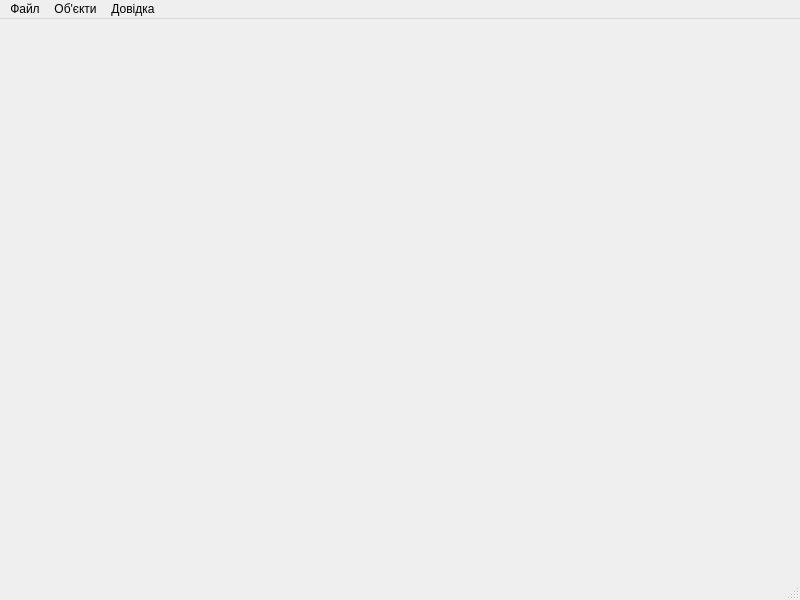
<?xml version="1.0" encoding="UTF-8"?>
<ui version="4.0">
 <class>MainWindow</class>
 <widget class="QMainWindow" name="MainWindow">
  <property name="geometry">
   <rect>
    <x>0</x>
    <y>0</y>
    <width>800</width>
    <height>600</height>
   </rect>
  </property>
  <property name="windowTitle">
   <string>MainWindow</string>
  </property>
  <widget class="QWidget" name="centralwidget"/>
  <widget class="QMenuBar" name="menubar">
   <property name="geometry">
    <rect>
     <x>0</x>
     <y>0</y>
     <width>800</width>
     <height>26</height>
    </rect>
   </property>
   <widget class="QMenu" name="menu">
    <property name="title">
     <string>Файл</string>
    </property>
    <addaction name="actionNew"/>
   </widget>
   <widget class="QMenu" name="menu_2">
    <property name="title">
     <string>Об'єкти</string>
    </property>
    <addaction name="drawPoint"/>
    <addaction name="drawLine"/>
    <addaction name="drawRect"/>
    <addaction name="drawElipse"/>
   </widget>
   <widget class="QMenu" name="menu_3">
    <property name="title">
     <string>Довідка</string>
    </property>
   </widget>
   <addaction name="menu"/>
   <addaction name="menu_2"/>
   <addaction name="menu_3"/>
  </widget>
  <widget class="QStatusBar" name="statusbar"/>
  <action name="actionNew">
   <property name="checkable">
    <bool>true</bool>
   </property>
   <property name="icon">
    <iconset resource="resources.qrc">
     <normaloff>:/img/add-file.png</normaloff>:/img/add-file.png</iconset>
   </property>
   <property name="text">
    <string>Нове полотно</string>
   </property>
  </action>
  <action name="drawPoint">
   <property name="checkable">
    <bool>true</bool>
   </property>
   <property name="icon">
    <iconset resource="resources.qrc">
     <normaloff>:/img/dot.png</normaloff>:/img/dot.png</iconset>
   </property>
   <property name="text">
    <string>Крапка</string>
   </property>
  </action>
  <action name="drawLine">
   <property name="checkable">
    <bool>true</bool>
   </property>
   <property name="icon">
    <iconset resource="resources.qrc">
     <normaloff>:/img/diagonal-line.png</normaloff>:/img/diagonal-line.png</iconset>
   </property>
   <property name="text">
    <string>Лінія</string>
   </property>
  </action>
  <action name="drawRect">
   <property name="checkable">
    <bool>true</bool>
   </property>
   <property name="icon">
    <iconset resource="resources.qrc">
     <normaloff>:/img/rectangular-shape-outline.png</normaloff>:/img/rectangular-shape-outline.png</iconset>
   </property>
   <property name="text">
    <string>Прямокутник</string>
   </property>
  </action>
  <action name="drawElipse">
   <property name="checkable">
    <bool>true</bool>
   </property>
   <property name="icon">
    <iconset resource="resources.qrc">
     <normaloff>:/img/elipse.png</normaloff>:/img/elipse.png</iconset>
   </property>
   <property name="text">
    <string>Еліпс</string>
   </property>
  </action>
 </widget>
 <resources>
  <include location="resources.qrc"/>
 </resources>
 <connections/>
</ui>
